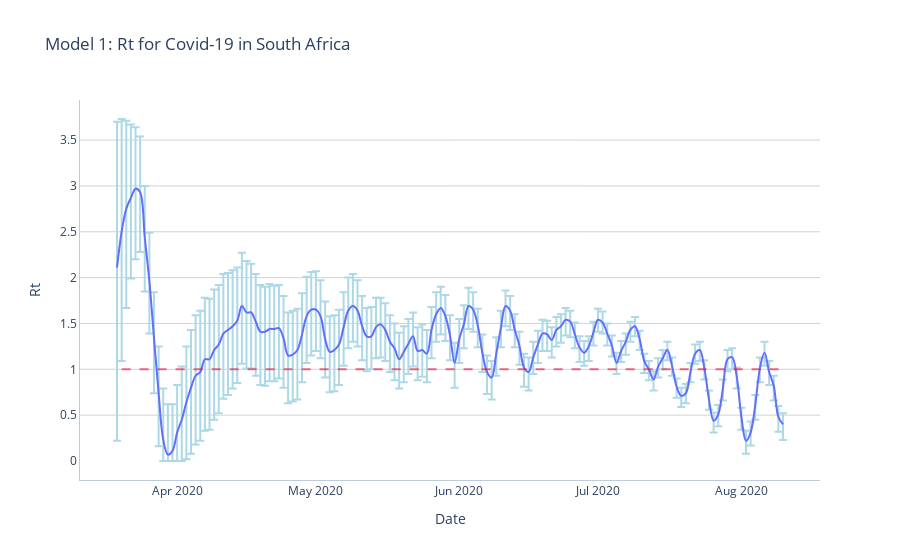

The notebook cell this image was saved under:
### Code cell
fig_rt1 = px.line(state_single, x='Date', y='Rt',
              error_y='e_plus', error_y_minus='e_minus',
              title='Model 1: Rt for Covid-19 in South Africa', line_shape='spline')
fig_rt1.update_traces(hovertemplate=None)
fig_rt1.update_layout(hovermode="x")
fig_rt1['data'][0]['error_y']['color'] = 'lightblue'

fig_rt1.add_shape(
    type="line",
    xref="x",
    yref="y",
    x0=X0rt1,
    y0=1,
    x1=X2rt1,
    y1=1,
    opacity=0.6,
    line=dict(
        color="Crimson",
        width=2,
        dash='dash'
))

fig_rt1.update_layout(plot_bgcolor="#FFF")
fig_rt1.update_xaxes(linecolor="#BCCCDC")
fig_rt1.update_yaxes(linecolor="#BCCCDC", gridcolor='#D3D3D3')

fig_rt1.show()

### Figure 1 — Plotly figure (JSON) as saved in the notebook; plotly's stock layout.template omitted (floating-point values rounded to 4 significant figures; data arrays with more than 128 entries replaced by an {"elided": "..."} marker saying what was removed)
{"data": [{"error_y": {"array": {"elided": "145 float values"}, "arrayminus": {"elided": "145 float values"}, "color": "lightblue"}, "legendgroup": "", "line": {"color": "#636efa", "dash": "solid", "shape": "spline"}, "mode": "lines", "name": "", "showlegend": false, "type": "scatter", "x": {"elided": "145 str values"}, "xaxis": "x", "y": {"elided": "145 float values"}, "yaxis": "y"}], "layout": {"hovermode": "x", "legend": {"tracegroupgap": 0}, "plot_bgcolor": "#FFF", "shapes": [{"line": {"color": "Crimson", "dash": "dash", "width": 2}, "opacity": 0.6, "type": "line", "x0": "2020-03-20T00:00:00", "x1": "2020-08-10T00:00:00", "xref": "x", "y0": 1, "y1": 1, "yref": "y"}], "title": {"text": "Model 1: Rt for Covid-19 in South Africa"}, "xaxis": {"anchor": "y", "domain": [0, 1], "linecolor": "#BCCCDC", "title": {"text": "Date"}}, "yaxis": {"anchor": "x", "domain": [0, 1], "gridcolor": "#D3D3D3", "linecolor": "#BCCCDC", "title": {"text": "Rt"}}}}
